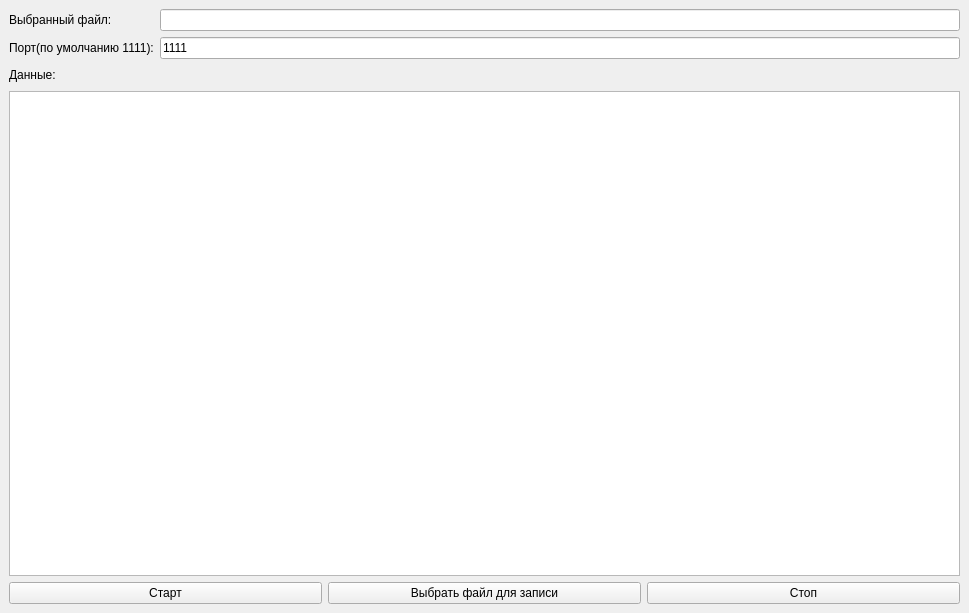
<?xml version="1.0" encoding="UTF-8"?>
<ui version="4.0">
 <class>NetReaderClass</class>
 <widget class="QMainWindow" name="NetReaderClass">
  <property name="geometry">
   <rect>
    <x>0</x>
    <y>0</y>
    <width>969</width>
    <height>613</height>
   </rect>
  </property>
  <property name="windowTitle">
   <string>MainWindow</string>
  </property>
  <widget class="QWidget" name="centralwidget">
   <layout class="QGridLayout" name="gridLayout_2">
    <item row="0" column="0">
     <layout class="QGridLayout" name="gridLayout">
      <item row="1" column="0">
       <widget class="QLabel" name="label_2">
        <property name="text">
         <string>Порт(по умолчанию 1111):</string>
        </property>
       </widget>
      </item>
      <item row="0" column="0">
       <widget class="QLabel" name="label">
        <property name="text">
         <string>Выбранный файл:</string>
        </property>
       </widget>
      </item>
      <item row="0" column="1">
       <widget class="QLineEdit" name="lineEdit_2">
        <property name="text">
         <string/>
        </property>
       </widget>
      </item>
      <item row="1" column="1">
       <widget class="QLineEdit" name="lineEdit">
        <property name="text">
         <string>1111</string>
        </property>
       </widget>
      </item>
     </layout>
    </item>
    <item row="1" column="0">
     <layout class="QHBoxLayout" name="horizontalLayout">
      <item>
       <widget class="QLabel" name="label_3">
        <property name="text">
         <string>Данные:</string>
        </property>
       </widget>
      </item>
      <item>
       <spacer name="horizontalSpacer">
        <property name="orientation">
         <enum>Qt::Horizontal</enum>
        </property>
        <property name="sizeHint" stdset="0">
         <size>
          <width>40</width>
          <height>20</height>
         </size>
        </property>
       </spacer>
      </item>
     </layout>
    </item>
    <item row="2" column="0">
     <widget class="QTableView" name="tableView"/>
    </item>
    <item row="3" column="0">
     <layout class="QHBoxLayout" name="horizontalLayout_2">
      <item>
       <widget class="QPushButton" name="startButton">
        <property name="text">
         <string>Старт</string>
        </property>
       </widget>
      </item>
      <item>
       <widget class="QPushButton" name="fileButton">
        <property name="text">
         <string>Выбрать файл для записи</string>
        </property>
       </widget>
      </item>
      <item>
       <widget class="QPushButton" name="stopButton">
        <property name="text">
         <string>Стоп</string>
        </property>
       </widget>
      </item>
     </layout>
    </item>
   </layout>
  </widget>
 </widget>
 <resources/>
 <connections/>
</ui>
